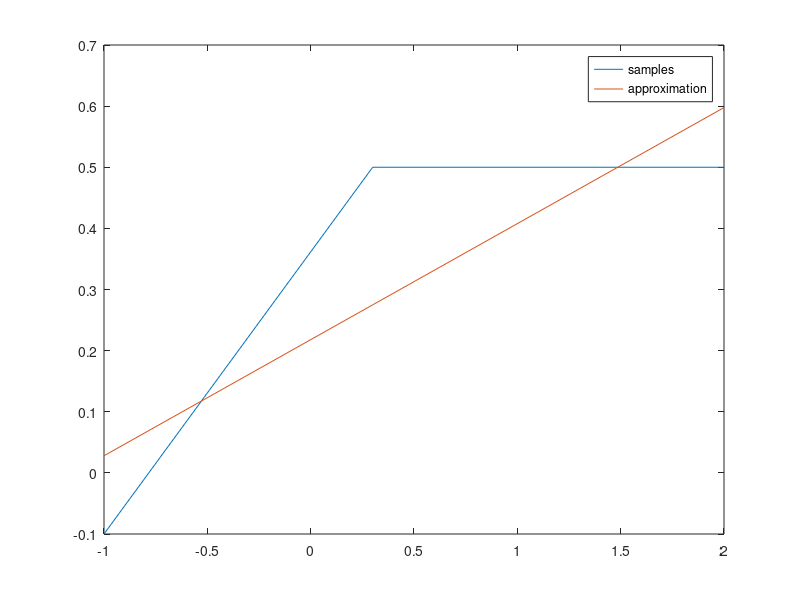
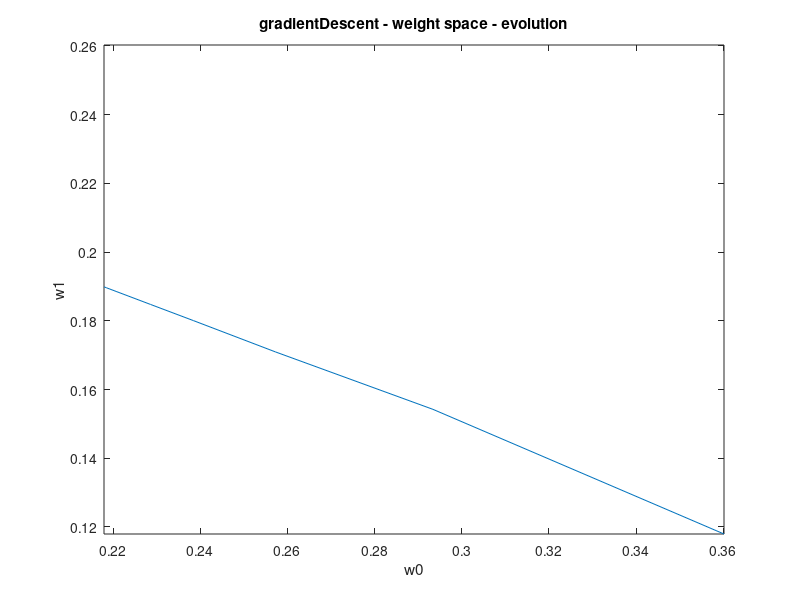
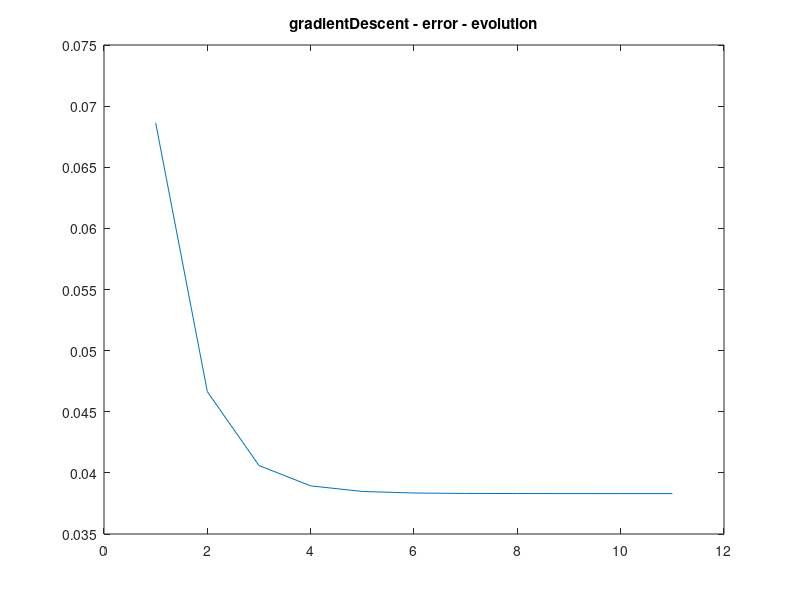
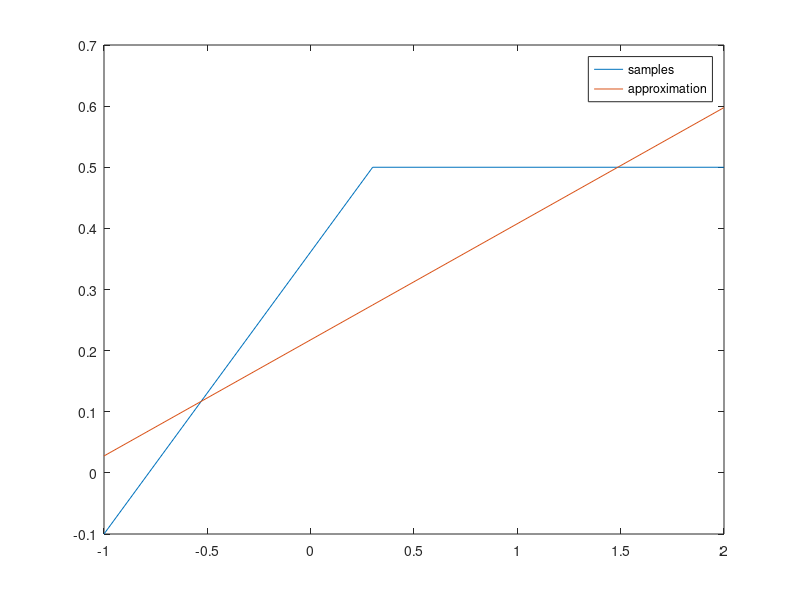

The MATLAB script that drew these images, in order:
#! /usr/bin/octave -qf

#
# Here we are comparing 3 different learning algorithms,
# demonstrated on a simple perceptron.
# i)   gradient decsent
# ii)  line-search
# iii) conjugate gradient descent
#


# X' = transposed(X)


# Weight vector: w[0=>threshold, 1=>input-weight]
global wInit = 0.5;
global w = [0.0; 0.0]

# Output vector: t[trainingSampleId]
global t = [-0.1, 0.5, 0.5]

# Input matrix: X[trainingSampleId][0=>bias, 1=>input]
global input = [-1.0, 0.3, 2.0]
global X = [1.0, 1.0, 1.0; input]


# the training error
function _Error = Error()
	global X
	global w
	global t
	_Error = 0.5 * sumsq(w' * X - t);
endfunction

# H = 2XX'
function _H = H()
	global X
	_H = 2 * X * X';
endfunction

# Returns the gradient for the current error
function _gradient = gradient()
	global w
	global X
	global t
	b = -2 * X * t';
	_gradient = H() * w + b;
endfunction

#################################

global w0
global w1
global e

function learn_init()
	global wInit;
	global w;
	global w0;
	global w1;
	global e;

	w(1) = unifrnd(-wInit, wInit);
	w(2) = unifrnd(-wInit, wInit);

	# save w0/1 for plotting
	w0 = [w(1)];
	w1 = [w(2)];

	e  = [Error()];
endfunction

# 1a) Gradient Descent
function learn_gradientDescent()
	global w;
	global w0;
	global w1;
	global e;

	iterations = 10;
	rate = 0.1;
	for i = 1:iterations
		g = gradient();
		w = w - rate * g;
		w0(end+1) = w(1);
		w1(end+1) = w(2);
		e(end+1)  = Error();
	endfor
endfunction

# 1b) Line search
function learn_lineSearch()
	global w;
	global w0;
	global w1;
	global e;

	iterations = 15;
	for i = 1:iterations
		g = gradient();
		alpha = - (g' * g) / (g' * H() * g);
		w = w + alpha * g;
		w0(end+1) = w(1);
		w1(end+1) = w(2);
		e(end+1)  = Error();
	endfor
endfunction

# 1c) Conjugate Gradient
function learn_conjugateGradient()
	global w;
	global w0;
	global w1;
	global e;

	gold = gradient();
	w = -gold;
	d = -gold;
	iterations = 2;
	for i = 1:iterations
		alpha = -(d' * gold) / (d' * H() * d);
		w = w + alpha * d;
		gnew = gradient();
		if (1 == 0)
			break;
		endif
		beta = -(gnew' * gnew) / (gold' * gold);
		d = gnew + beta * d;
		gold = gnew;

		w0(end+1) = w(1);
		w1(end+1) = w(2);
		e(end+1)  = Error();
	endfor
endfunction


function plotLearningResults(methodName)
	global input;
	global X;
	global t;
	global w;
	global w0;
	global w1;
	global e;

	# Plot the samples vs the approximation
	output = t
	approxOutput = w' * X
	title(strcat(methodName, " - target space - samples and approximation"))
	plot(input, [output; approxOutput])
	legend(["samples"; "approximation"]);
	print(strcat(methodName, "_approximation.png"), "-dpng")

	# Plot the weights evolution over the iteration steps
	plot(w0, w1)
	title(strcat(methodName, " - weight space - evolution"))
	xlabel("w0");
	ylabel("w1");
	w0Min = min(w0)
	w0Max = max(w0)
	w0Scale = w0Max - w0Min
	w1Min = min(w1)
	w1Max = max(w1)
	w1Scale = w1Max - w1Min
	wScaleMax = max([w0Scale, w1Scale])
	w0Max = w0Min + wScaleMax
	w1Max = w1Min + wScaleMax
	axis([w0Min w0Max w1Min w1Max])
	print(strcat(methodName, "_weightsEvolution.png"), "-dpng")

	# Plot the error evolution over the iteration steps
	plot(e)
	title(strcat(methodName, " - error - evolution"))
	print(strcat(methodName, "_errorsEvolution.png"), "-dpng")
endfunction


learn_init()
learn_gradientDescent()
plotLearningResults("gradientDescent")

learn_init()
learn_lineSearch()
plotLearningResults("lineSearch")

learn_init()
learn_conjugateGradient()
plotLearningResults("conjugateGradient")
